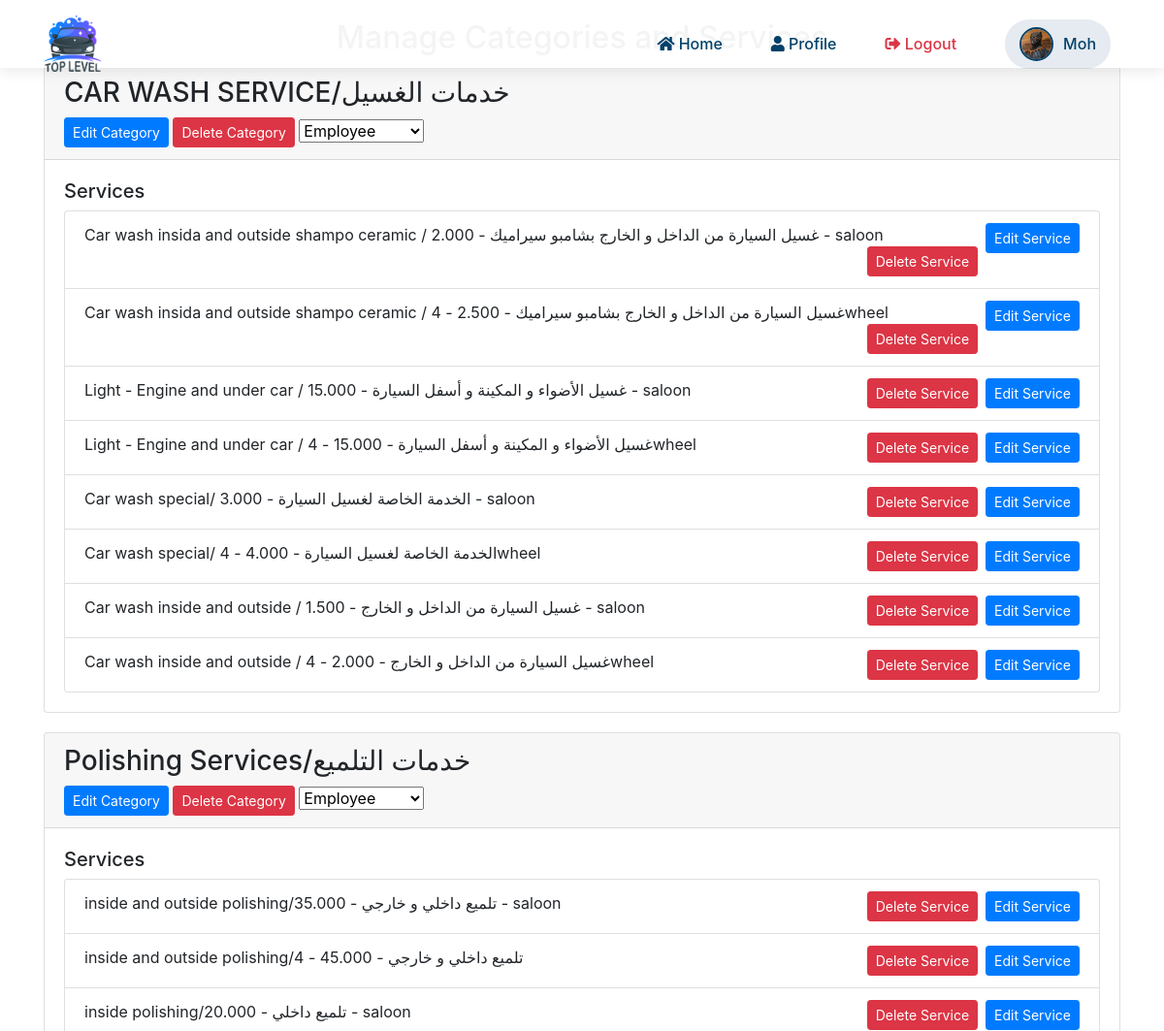
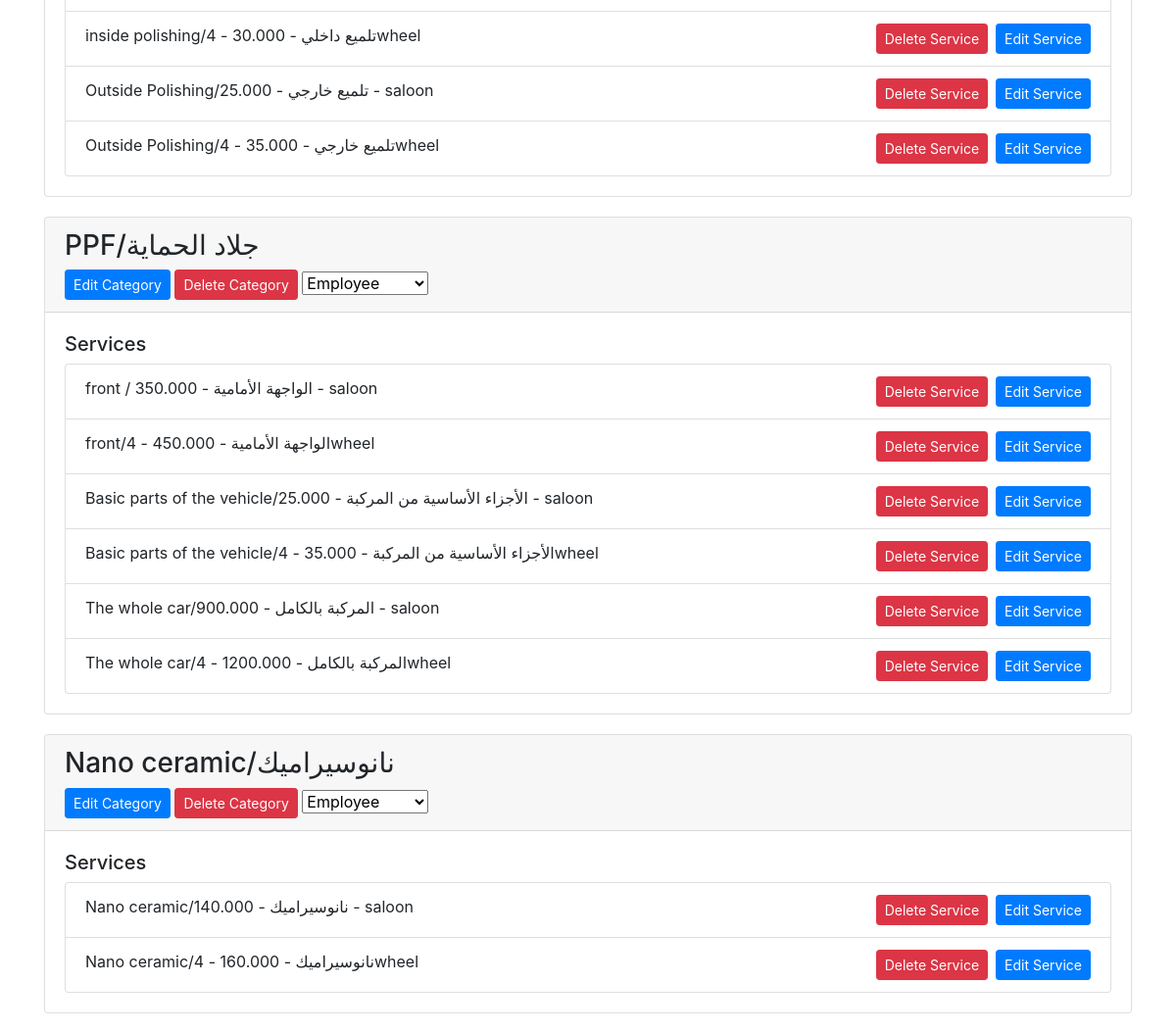
The page /manage_categories_services.php (signed in) on the database its author committed (2 pictures, top to bottom).
### tables this page shows
CREATE TABLE `categories` (
  `id` int(11) NOT NULL,
  `name` varchar(255) NOT NULL,
  `created_at` timestamp NULL DEFAULT current_timestamp(),
  `car_type` enum('saloon','4wheel') NOT NULL,
  `service_level` enum('simple','special') NOT NULL DEFAULT 'simple',
  `access` enum('manager','employee') NOT NULL DEFAULT 'manager'
);

CREATE TABLE `services` (
  `id` int(11) NOT NULL,
  `category_id` int(11) DEFAULT NULL,
  `name` varchar(255) NOT NULL,
  `price` decimal(10,3) NOT NULL,
  `created_at` timestamp NULL DEFAULT current_timestamp(),
  `car_type` varchar(255) NOT NULL,
  `service_level` enum('simple','special') NOT NULL DEFAULT 'simple'
);

### manage_categories_services.php (the view, shortened to what this page needs)
<?php
include('db.php');
$sql_categories = "SELECT * FROM categories";
$result_categories = $conn->query($sql_categories);
?>
<!DOCTYPE html>
<html lang="en">
<head>
    <link rel="stylesheet" href="https://stackpath.bootstrapcdn.com/bootstrap/4.5.2/css/bootstrap.min.css">
</head>
<body>
    <?php include 'nav.php'; ?>
    <div class="container">
        <h2 class="text-center">Manage Categories and Services</h2>
        <?php while($category = $result_categories->fetch_assoc()): ?>
            <div class="card">
                <div class="card-header">
                    <h3><?php echo $category['name']; ?></h3>
                    <a href="edit_categories.php?id=<?php echo $category['id']; ?>" class="btn btn-primary btn-sm">Edit Category</a>
                    <a href="delete_category.php?id=<?php echo $category['id']; ?>" class="btn btn-danger btn-sm" onclick="return confirm('Are you sure you want to delete this category?')">Delete Category</a>
                    <form action="update_access.php" method="post" style="display: inline;">
                        <select name="access" onchange="this.form.submit()">
                            <option value="employee" <?php if($category['access'] == 'employee') echo 'selected'; ?>>Employee</option>
                        </select>
                    </form>
                </div>
                <div class="card-body">
                    <h5>Services</h5>
                    <?php
                    $sql_services = "SELECT * FROM services WHERE category_id = " . $category['id'];
                    $result_services = $conn->query($sql_services);
                    ?>
                    <?php if ($result_services->num_rows > 0): ?>
                        <ul class="list-group">
                            <?php while($service = $result_services->fetch_assoc()): ?>
                                <li class="list-group-item">
                                    <?php echo $service['name']; ?> - <?php echo $service['price']; ?> - <?php echo $service['car_type']; ?>
                                    <a href="edit_service.php?id=<?php echo $service['id']; ?>" class="btn btn-primary btn-sm float-right">Edit Service</a>
                                    <a href="delete_service.php?id=<?php echo $service['id']; ?>" class="btn btn-danger btn-sm float-right mr-2" onclick="return confirm('Are you sure you want to delete this service?')">Delete Service</a>
                                </li>
                            <?php endwhile; ?>
                        </ul>
                    <?php else: ?>
                        <p>No services available for this category.</p>
                    <?php endif; ?>
                </div>
            </div>
        <?php endwhile; ?>
    </div>
</body>
</html>

### manage_categories_services.php (style rules this page uses)
body { font-family: 'Poppins', sans-serif; background-color: #f4f4f4; }
.container { margin-top: 20px; }
.card { margin-bottom: 20px; }

### rows shown on the page
categories: name "CAR WASH SERVICE/خدمات الغسيل", access "Employee"
services: name "Car wash insida and outside shampo ceramic / غسيل السيارة من الداخل و الخارج بشامبو سيراميك", price "2.000", car_type "saloon"
services: name "Car wash insida and outside shampo ceramic / غسيل السيارة من الداخل و الخارج بشامبو سيراميك", car_type "4wheel"
services: name "Light - Engine and under car / غسيل الأضواء و المكينة و أسفل السيارة", price "15.000", car_type "saloon"
services: name "Light - Engine and under car / غسيل الأضواء و المكينة و أسفل السيارة", car_type "4wheel"
services: name "Car wash special/ الخدمة الخاصة لغسيل السيارة", price "3.000", car_type "saloon"
services: name "Car wash special/ الخدمة الخاصة لغسيل السيارة", car_type "4wheel"
services: name "Car wash inside and outside / غسيل السيارة من الداخل و الخارج", price "1.500", car_type "saloon"
services: name "Car wash inside and outside / غسيل السيارة من الداخل و الخارج", car_type "4wheel"
categories: name "Polishing Services/خدمات التلميع", access "Employee"
services: name "inside and outside polishing/تلميع داخلي و خارجي", price "35.000", car_type "saloon"
services: name "inside and outside polishing/تلميع داخلي و خارجي", car_type "4"
services: name "inside polishing/تلميع داخلي", price "20.000", car_type "saloon"
services: name "inside polishing/تلميع داخلي", car_type "4wheel"
services: name "Outside Polishing/تلميع خارجي", price "25.000", car_type "saloon"
services: name "Outside Polishing/تلميع خارجي", car_type "4wheel"
categories: name "PPF/جلاد الحماية", access "Employee"
services: name "front / الواجهة الأمامية", price "350.000", car_type "saloon"
services: name "front/الواجهة الأمامية", car_type "4wheel"
services: name "Basic parts of the vehicle/الأجزاء الأساسية من المركبة", price "25.000", car_type "saloon"
services: name "Basic parts of the vehicle/الأجزاء الأساسية من المركبة", car_type "4wheel"
services: name "The whole car/المركبة بالكامل", price "900.000", car_type "saloon"
services: name "The whole car/المركبة بالكامل", car_type "4wheel"
categories: name "Nano ceramic/نانوسيراميك", access "Employee"
services: name "Nano ceramic/نانوسيراميك", price "140.000", car_type "saloon"
services: name "Nano ceramic/نانوسيراميك", car_type "4wheel"

### other values the page prints
$employee_name "Moh"
